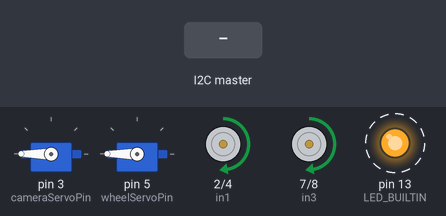
Bench run of a sketch on a simulated Arduino Uno, built with avr-gcc and run on an emulated ATmega328P. Parts: 2 × servo, motor-driver pin pairs drawn as motors (green arrow = first pin HIGH = forward, orange = second pin HIGH = backward, longer = more drive, scaled by the enable pin), output pins drawn as LEDs (lit = HIGH). Dashed ring = blinking. The test bench sets the inputs (shaded band).

Above: at 1.25 s.
1.3 s: the I2C master sends the byte 0
At 2.2 s:
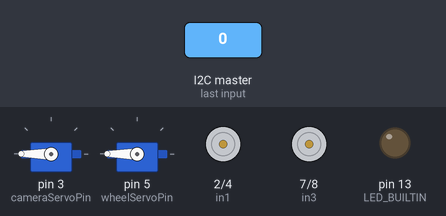
4.3 s: the I2C master sends the byte 2
At 4.8 s:
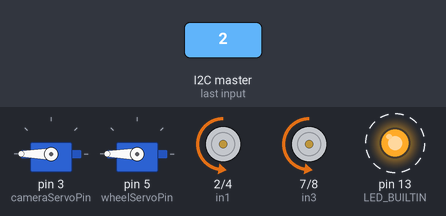
7.3 s: the I2C master sends the byte 1
At 7.7 s:
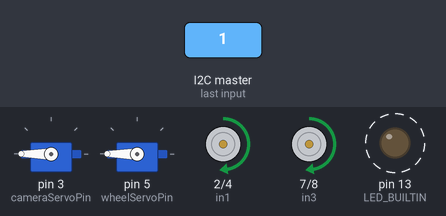
10.3 s: the I2C master sends the byte 90
At 12.2 s:
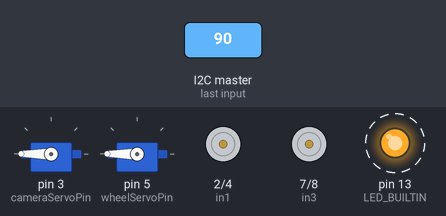
Timing chart, 0 to 14.3 s (numbered marks = the images above; inputs shaded):
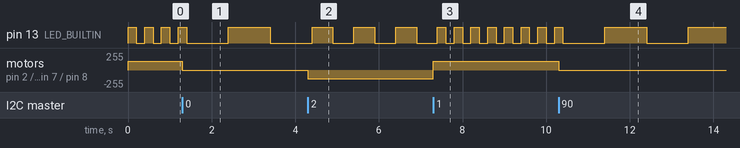

Measured:
- after the input at 1.3 s, motor on pin 2 (in1) / pin 4 (in2), motor on pin 7 (in3) / pin 8 (in4): forward 128/255 → stopped at once
- after the input at 4.3 s, motor on pin 2 (in1) / pin 4 (in2), motor on pin 7 (in3) / pin 8 (in4): stopped → backward 128/255 at once
- after the input at 7.3 s, pin 13 (LED_BUILTIN): alternates HIGH for 0.20 s and LOW for 0.20 s, starting after 0.30 s; motor on pin 2 (in1) / pin 4 (in2), motor on pin 7 (in3) / pin 8 (in4): backward 128/255 → forward 128/255 at once
- after the input at 10.3 s, pin 13 (LED_BUILTIN): LOW → HIGH after 1.1 s, → LOW 1.0 s later, → HIGH 1.0 s later; motor on pin 2 (in1) / pin 4 (in2), motor on pin 7 (in3) / pin 8 (in4): forward 128/255 → stopped at once
- by itself, pin 13 (LED_BUILTIN): alternates HIGH for 0.50 s and LOW for 0.50 s

The sketch:

driver.ino
```cpp
#include <Wire.h>
#include <Servo.h>

//TODO: NOTE when use the Servo library
//TODO: pin 10 and 9 will lose PWM functionality
//TODO: https://forum.arduino.cc/t/pwm-output-not-working-when-servo-activated/398812/3

int in1 = 2;
int in2 = 4;
int in3 = 7;
int in4 = 8;
int enA = 6;
int enB = 11;
int blinkSpeed = 500;
int cameraServoPin= 3;
int wheelServoPin= 5;

Servo cameraServo;
Servo wheelServo;

int i = 0;
int diff = 100;

int pos = 0;

void stop();
void goForward(int speed=128);
void goBackward(int speed = 128);
void turn(int pos=90);
void shake(int pos=90);


void setup(){
	pinMode(in1, OUTPUT);
	pinMode(in2, OUTPUT);
	pinMode(in3, OUTPUT);
	pinMode(in4, OUTPUT);
	pinMode(enA, OUTPUT);
	pinMode(enB, OUTPUT);
	pinMode(LED_BUILTIN, OUTPUT);
	digitalWrite(LED_BUILTIN, LOW);
	int pos = 180;
	cameraServo.attach(cameraServoPin);
	wheelServo.attach(wheelServoPin);

	cameraServo.write(pos);
	wheelServo.write(pos);

	Wire.begin(0x8);
	Wire.onReceive(receiveEvent);

	goForward();

}
void stop(){
	digitalWrite(in1, LOW);
	digitalWrite(in2, LOW);
	digitalWrite(in3, LOW);
	digitalWrite(in4, LOW);
	blinkSpeed = 1000;
}

void goForward(int speed=128){

	digitalWrite(in1,HIGH);
	digitalWrite(in2,LOW);
	digitalWrite(in3,HIGH);
	digitalWrite(in4,LOW);

	analogWrite(enB,speed);
	analogWrite(enA,speed);
	blinkSpeed = 200;
}

void goBackward(int speed = 128){
	digitalWrite(in1,LOW);
	digitalWrite(in2,HIGH);
	digitalWrite(in3,LOW);
	digitalWrite(in4,HIGH);

	analogWrite(enB,speed);
	analogWrite(enA,speed);
	blinkSpeed = 500;
}

void turn(int pos = 90){
	wheelServo.write(pos);
}

void shake(int pos = 90){
	cameraServo.write(pos);
}


void receiveEvent(int howmany){
	while(Wire.available()){
		char c = Wire.read();
		switch(c){
			case 0:
				stop();
				break;
			case 1:
				goForward();
				break;
			case 2:
				goBackward();
				break;
			case 3:
				turn(pos);
				shake(pos);
				if(pos == 0){
					pos = 180;
				} else {
					pos = 0;
				}

				break;
			default:
				stop();
				break;
		}
	}
}


void loop(){
	digitalWrite(LED_BUILTIN, HIGH);
	delay(blinkSpeed);
	digitalWrite(LED_BUILTIN, LOW);
	delay(blinkSpeed);

}
```
